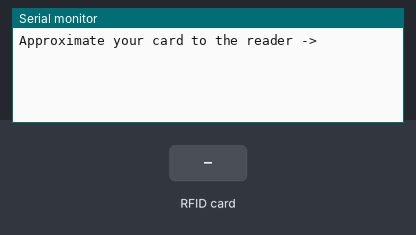
Bench run of a sketch on a simulated Arduino Uno, built with avr-gcc and run on an emulated ATmega328P. Parts: the last lines printed to the serial monitor. The inputs (shaded band) are chosen by the test bench.

Above: at 1.2 s.
1.3 s: RFID card 4A 52 4C B5 held to the reader
At 1.8 s:
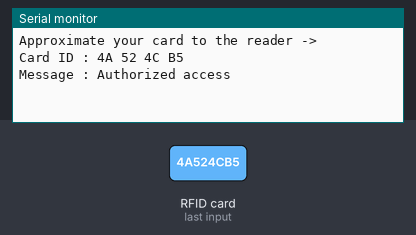
2.8 s: RFID card 5E 7A 19 C4 held to the reader
At 5.5 s:
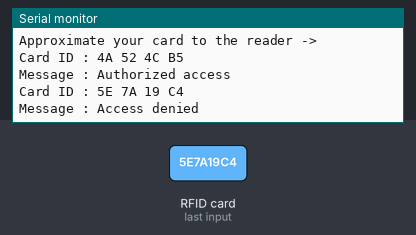

Measured:
- after the input at 1.3 s, the serial monitor: prints a new line at once (image 1)
- after the input at 2.8 s, the serial monitor: prints a new line after 1.5 s (image 2)

The sketch:

Scan.ino
```cpp
#include <SPI.h>
#include <MFRC522.h>

#define SS_PIN 10
#define RST_PIN 9
MFRC522 mfrc522(SS_PIN, RST_PIN);

void setup()
{
  Serial.begin(9600);
  SPI.begin();
  mfrc522.PCD_Init();
  Serial.println("Approximate your card to the reader ->");
  Serial.println();

}
void loop()
{

  if ( ! mfrc522.PICC_IsNewCardPresent())
  {
    return;
  }

  if ( ! mfrc522.PICC_ReadCardSerial())
  {
    return;
  }

  Serial.print("Card ID :");
  String content= "";
  byte letter;
  for (byte i = 0; i < mfrc522.uid.size; i++)
  {
     Serial.print(mfrc522.uid.uidByte[i] < 0x10 ? " 0" : " ");
     Serial.print(mfrc522.uid.uidByte[i], HEX);
     content.concat(String(mfrc522.uid.uidByte[i] < 0x10 ? " 0" : " "));
     content.concat(String(mfrc522.uid.uidByte[i], HEX));
  }
  Serial.println();
  Serial.print("Message : ");
  content.toUpperCase();
  if (content.substring(1) == "4A 52 4C B5")
  {
    Serial.println("Authorized access");
    Serial.println();
    delay(3000);
  }

 else   {
    Serial.println("Access denied");
    delay(3000);
  }
}
```
